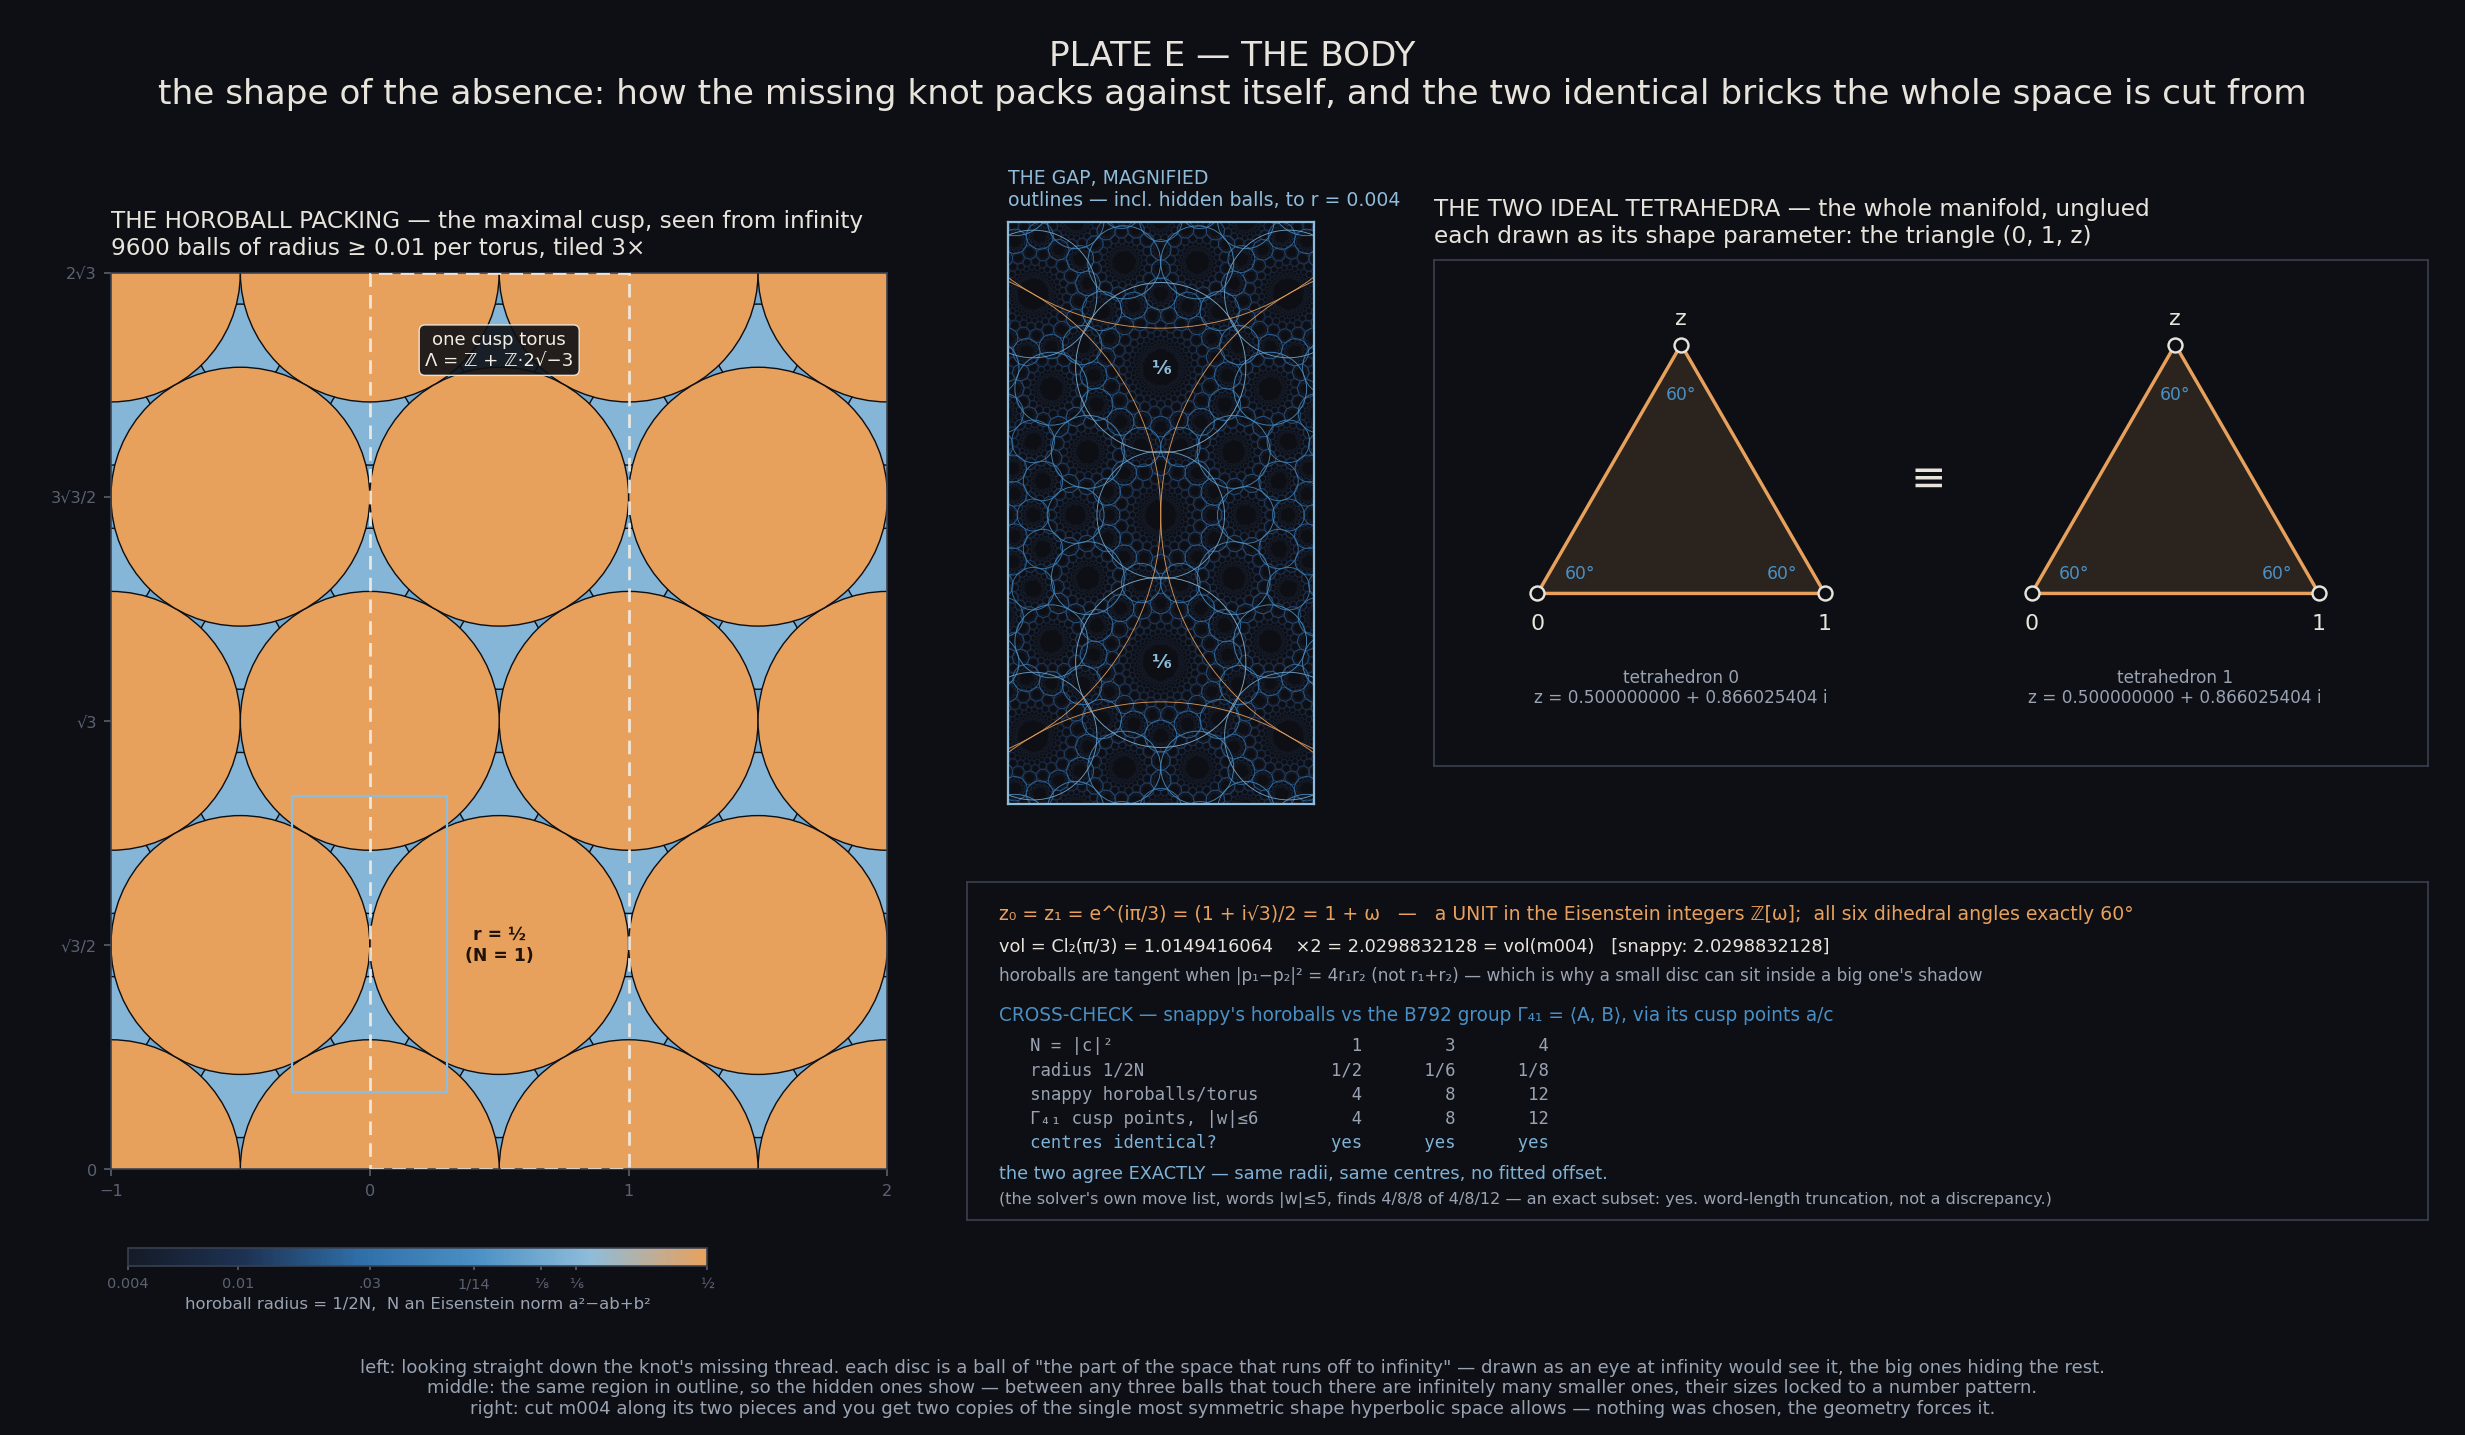

Python code for this plot:
r"""PLATE E — THE BODY.

The actual shape of m004 (the figure-eight knot complement).

  (1) the horoball packing of the MAXIMAL cusp, drawn in the cusp
      lattice Lambda = Z + Z*2sqrt(-3), with a zoom into one gap so the
      cascade of smaller balls is visible.  Source: snappy's
      CuspNeighborhood.horoballs() at maximal displacement.
  (2) the two ideal tetrahedra, as the shape-parameter triangle
      (0, 1, z) in the plane.  Source: M.tetrahedra_shapes('rect').

Everything drawn is computed.  Cross-check: the horoball centres and
radii are re-derived independently from the B792 Riley holonomy group
Gamma_41 = <A, B> that the Maass solver actually uses (hejhal_m004), by
enumerating the cusp points a/c of its group elements.  The two agree
EXACTLY -- same radii 1/(2N), same centres, no fitted offset -- for
every N = |c|^2 <= 4.

NOTE ON A FIXED BUG.  An earlier version of this script reported the
cross-check as FAILING.  That was a torus boundary-identification bug,
not a real disagreement: the two sides reduced points onto the cusp
torus with different conventions, so a centre sitting on the seam was
counted once as x = 0 and once as x = 1 (likewise y = 0 vs y = 2sqrt3).
Identifying the seam -- which is what "torus" means -- makes the two
point sets literally equal.  See CHECK below.

Gate 5-Q.  Visualization only; no claim.
"""
import sys

import matplotlib
matplotlib.use('Agg')
import matplotlib.pyplot as plt
import mpmath
import numpy as np
import snappy
from matplotlib.collections import EllipseCollection
from matplotlib.colors import LinearSegmentedColormap, Normalize

sys.path.insert(0, 'frontier/B792_maass_m004_eigenvalues')
from hejhal_m004 import build_moves, find_cusp_lattice, reduced_words, wmat  # noqa: E402

OUT = 'frontier/B796_coupling_campaign/anatomy'
plt.rcParams['font.family'] = 'DejaVu Sans'
BG = '#0d0f14'
INK = '#e8e4dc'
AMBER = '#e8a15c'
BLUE = '#4a90c4'
RED = '#d64545'
MUTED = '#9aa3b2'
GRID = '#3a4150'

# small balls sink toward the background, big balls burn amber
BALL = LinearSegmentedColormap.from_list(
    'ball', ['#151b28', '#1d3253', '#2f6fa8', '#4a90c4', '#8fbcda', '#e8a15c'])

CUT_MAIN = 0.010        # smallest radius drawn in the wide view
CUT_ZOOM = 0.004        # smallest radius drawn in the zoom (~20 s to fetch)
TOL = 1e-6

# ---------------------------------------------------------------- data
M = snappy.Manifold('m004')
VOL = M.volume()
SHAPES = M.tetrahedra_shapes('rect')
print(f'm004: vol={VOL}  ntet={M.num_tetrahedra()}  cusps={M.num_cusps()}',
      flush=True)
print(f'  solution type: {M.solution_type()}', flush=True)
print(f'  shapes: {SHAPES}', flush=True)

cn = M.cusp_neighborhood()
cn.set_displacement(cn.reach(), 0)          # the MAXIMAL cusp
tr = cn.translations(0)
print(f'  maximal cusp: translations {tr}  area {cn.volume(0)*2}', flush=True)

# snappy hands back the cusp with meridian = i and longitude = 2sqrt3
# (real).  Multiplying the plane by i turns that into exactly the lattice
# used everywhere else in this campaign: Lambda = Z + Z*2sqrt(-3).
TAU, _, _, BAD = find_cusp_lattice()        # from the Maass solver
T2 = TAU.imag                               # 2*sqrt(3) = 3.4641016151
assert BAD == 0
assert abs(abs(complex(tr[0])) - 1.0) < 1e-12
assert abs(float(tr[1].real) - T2) < 1e-9, (tr[1], T2)
assert abs(T2 - 2 * np.sqrt(3)) < 1e-12


def fetch(cut):
    hb = cn.horoballs(cut)
    c = np.array([1j * complex(h['center']) for h in hb])
    r = np.array([float(h['radius']) for h in hb])
    return np.mod(c.real, 1.0), np.mod(c.imag, T2), r, len(hb)


CX, CY, RAD, NMAIN = fetch(CUT_MAIN)
print(f'  {NMAIN} horoballs with r >= {CUT_MAIN};  r_max = {RAD.max()}',
      flush=True)
ZX, ZY, ZR, NZOOM = fetch(CUT_ZOOM)
print(f'  {NZOOM} horoballs with r >= {CUT_ZOOM} (for the zoom)', flush=True)


def tile(cx, cy, rad, xlo, xhi, ylo, yhi):
    """Lattice-translate the fundamental-domain balls over a window.

    The copy range must be wide enough that any ball whose DISC meets
    the window is included -- the largest radius is 1/2, so centres up
    to 1/2 outside the window still put ink in it.  Too narrow a range
    leaves unfilled shelves at the edges.
    """
    pad = rad.max() + 1e-9
    m0, m1 = int(np.floor(xlo - pad)) - 1, int(np.ceil(xhi + pad)) + 1
    k0, k1 = int(np.floor((ylo - pad) / T2)) - 1, int(np.ceil((yhi + pad) / T2)) + 1
    px, py, pr = [], [], []
    for m in range(m0, m1 + 1):
        for k in range(k0, k1 + 1):
            X, Y = cx + m, cy + k * T2
            keep = ((X + rad > xlo) & (X - rad < xhi)
                    & (Y + rad > ylo) & (Y - rad < yhi))
            px.append(X[keep])
            py.append(Y[keep])
            pr.append(rad[keep])
    px, py, pr = (np.concatenate(a) for a in (px, py, pr))
    o = np.argsort(pr)          # ascending: big balls drawn last, on top
    return px[o], py[o], pr[o]


# ---- independent re-derivation from the B792 group -------------------
# The horoball at the cusp point a/c is the image of the horoball at
# infinity under an element [[a, b], [c, d]] of Gamma_41, and has
# Euclidean radius 1/(2|c|^2).  So: enumerate the group's cusp points.
#
# Both sides are reduced onto the cusp torus with the SAME convention,
# including the seam: a coordinate within TOL of the period is snapped
# to 0.  Without that, points on the seam are double-counted and the
# comparison spuriously fails.

def key(p):
    x = float(np.mod(p.real, 1.0))
    y = float(np.mod(p.imag, T2))
    if min(x, 1.0 - x) < TOL:
        x = 0.0
    if min(y, T2 - y) < TOL:
        y = 0.0
    return (round(x, 6), round(y, 6))


def group_cusps(maxlen, cmax=2.3):
    d = {}
    for w in reduced_words(maxlen):
        Mx = wmat(w)
        c = Mx[1, 0]
        if abs(c) < 1e-12 or abs(c) > cmax:
            continue
        d.setdefault(int(round(abs(c) ** 2)), set()).add(key(complex(Mx[0, 0] / c)))
    return d


snap = {}
for x, y, r in zip(CX, CY, RAD):
    snap.setdefault(int(round(1.0 / (2.0 * r))), set()).add(key(complex(x, y)))

GRP = group_cusps(6)                       # words of length <= 6
NS = [1, 3, 4]                             # the norms with |c| <= 2.2
CHECK = []
for n in NS:
    g, s = GRP.get(n, set()), snap.get(n, set())
    CHECK.append((n, len(s), len(g), g == s))
    print(f'  N=|c|^2={n}: radius 1/{2*n}  snappy {len(s)} centres, '
          f'group {len(g)} centres, identical={g == s}', flush=True)
ALL_OK = all(c[3] for c in CHECK)

# the solver's OWN move list (words of length <= 5) is an exact subset:
# word-length truncation finds only 8 of the 12 norm-4 cusps.
bm = {}
for Mx in build_moves():
    a, _ = Mx[0]
    c, _ = Mx[1]
    bm.setdefault(int(round(abs(c) ** 2)), set()).add(key(complex(a / c)))
BM = [(n, len(bm.get(n, set()))) for n in NS]
BM_SUB = all(bm.get(n, set()) <= snap.get(n, set()) for n in NS)
print(f'  build_moves() (|w|<=5): {BM}  exact subset of snappy: {BM_SUB}',
      flush=True)

# every radius is 1/(2N) for N an Eisenstein norm a^2 - ab + b^2
EIS = {a * a - a * b + b * b for a in range(-80, 81) for b in range(-80, 81)}
uradii = sorted(set(np.round(RAD, 12)))[::-1]
NORMS = [int(round(1 / (2 * r))) for r in uradii]
assert all(abs(1 / (2 * r) - round(1 / (2 * r))) < 1e-7 for r in uradii)
assert all(n in EIS for n in NORMS)
print(f'  {len(uradii)} distinct radii, all of the form 1/(2N) with N an '
      f'Eisenstein norm; N up to {max(NORMS)}', flush=True)

# the regular ideal tetrahedron: z = exp(i pi/3), vol = Cl_2(pi/3)
Z_REG = np.exp(1j * np.pi / 3)
assert all(abs(complex(z) - Z_REG) < 1e-9 for z in SHAPES)
CL2 = float(mpmath.clsin(2, mpmath.pi / 3))                 # 1.0149416064...
LOB = float(3 * (mpmath.clsin(2, 2 * mpmath.pi / 3) / 2))   # 3*Lambda(pi/3)
assert abs(CL2 - LOB) < 1e-12, (CL2, LOB)
assert abs(2 * CL2 - VOL) < 1e-9, (2 * CL2, VOL)
print(f'  Cl2(pi/3) = {CL2!r}   2*Cl2(pi/3) = {2*CL2!r}   snappy vol = {VOL}',
      flush=True)

# ---- the gap we zoom into --------------------------------------------
# Three radius-1/2 balls at (0,0), (1/2, sqrt3/2), (-1/2, sqrt3/2) are
# mutually tangent, and the radius-1/6 ball at (0, 1/sqrt3) is inscribed
# in the curvilinear triangle they leave.  Horoballs at p1, p2 with
# radii r1, r2 are tangent exactly when |p1 - p2|^2 = 4 r1 r2 (NOT
# r1 + r2 -- which is why small discs may sit inside big ones' shadows).
# The zoom strip holds TWO such gaps: the up-pointing triangle cut by
# (0,0), (1/2, sqrt3/2), (-1/2, sqrt3/2) with the r=1/6 ball at
# (0, 1/sqrt3), and the down-pointing one cut by (1/2, sqrt3/2),
# (-1/2, sqrt3/2), (0, sqrt3) with the r=1/6 ball at (0, 2/sqrt3).
TRI = [([(0.0, 0.0), (0.5, T2 / 4), (-0.5, T2 / 4)], (0.0, 1 / np.sqrt(3))),
       ([(0.5, T2 / 4), (-0.5, T2 / 4), (0.0, T2 / 2)], (0.0, 2 / np.sqrt(3)))]
for big, ins in TRI:
    for i, p in enumerate(big):
        for q in big[i + 1:]:
            d2 = (p[0] - q[0]) ** 2 + (p[1] - q[1]) ** 2
            assert abs(d2 - 4 * 0.5 * 0.5) < 1e-9, (p, q, d2)
        d2 = (p[0] - ins[0]) ** 2 + (p[1] - ins[1]) ** 2
        assert abs(d2 - 4 * 0.5 * (1 / 6)) < 1e-9, (p, ins, d2)
    # the inscribed ball must really be one of snappy's r=1/6 horoballs
    assert key(complex(*ins)) in snap[3], ins
print('  gap geometry verified: 2 triangles of mutually tangent r=1/2 balls, '
      'each with an r=1/6 ball inscribed (and present in snappy\'s list)',
      flush=True)

# a tall strip containing both triangles
ZXL, ZXH = -0.30, 0.30
ZYL, ZYH = 0.30, 1.44

# ------------------------------------------------------------- figure
XLO, XHI = -1.0, 2.0
YLO, YHI = 0.0, T2
px, py, pr = tile(CX, CY, RAD, XLO, XHI, YLO, YHI)
qx, qy, qr = tile(ZX, ZY, ZR, ZXL, ZXH, ZYL, ZYH)
print(f'  drawing {len(pr)} discs (wide) + {len(qr)} discs (zoom)', flush=True)

fig = plt.figure(figsize=(17.0, 9.9), facecolor=BG)
gs = fig.add_gridspec(2, 3, width_ratios=[1.0, 0.50, 1.28],
                      height_ratios=[1.0, 0.58],
                      left=0.045, right=0.985, top=0.845, bottom=0.150,
                      wspace=0.11, hspace=0.17)

NRM = Normalize(np.log10(CUT_ZOOM), np.log10(0.5))


def draw_outlines(axis, bx, by, br):
    """Every horoball as a bare circle -- including the hidden ones.

    At the MAXIMAL cusp the shadows of the r >= 1/6 balls already cover
    essentially the whole plane (4 x pi/4 + 8 x pi/36 = 3.84 against a
    torus of area 2sqrt3 = 3.46), so the filled, occlusion-correct view
    cannot show anything smaller: the cascade is really there, it is
    just underneath.  Drawing boundary circles instead of fills is the
    usual horoball-diagram convention and exposes it.  This panel is a
    diagram of the SET of horoballs, not a photograph of it.
    """
    axis.add_collection(EllipseCollection(
        2 * br, 2 * br, np.zeros_like(br), units='xy',
        offsets=np.column_stack([bx, by]), offset_transform=axis.transData,
        facecolors='none', edgecolors=BALL(NRM(np.log10(br))),
        linewidths=0.45, alpha=0.9))


def draw_balls(axis, bx, by, br, rim_above):
    """Fill discs in ascending radius so big ones occlude small ones.

    Edges must ride on the SAME collection as the fill: a separate rim
    pass would paint outlines of hidden balls through the discs in
    front of them.
    """
    colr = BALL(NRM(np.log10(br)))
    sel_small = br <= rim_above
    for sel, ec, lw in ((sel_small, 'none', 0.0), (~sel_small, '#0d0f14', 0.7)):
        if not sel.any():
            continue
        axis.add_collection(EllipseCollection(
            2 * br[sel], 2 * br[sel], np.zeros_like(br[sel]), units='xy',
            offsets=np.column_stack([bx[sel], by[sel]]),
            offset_transform=axis.transData, facecolors=colr[sel],
            edgecolors=ec, linewidths=lw))


# ---------------- (1) THE HOROBALL PACKING ----------------
ax = fig.add_subplot(gs[:, 0])
ax.set_facecolor(BG)
draw_balls(ax, px, py, pr, 0.045)

ax.add_patch(plt.Rectangle((0, 0), 1, T2, fill=False, ec='#f2ede3', lw=1.35,
                           ls=(0, (5, 3)), zorder=7, alpha=0.92))
ax.annotate('one cusp torus\nΛ = ℤ + ℤ·2√−3', xy=(0.5, T2 - 0.30),
            color='#f2ede3', fontsize=9.0, ha='center', va='center', zorder=8,
            bbox=dict(boxstyle='round,pad=0.32', fc='#0d0f14', ec='#f2ede3',
                      lw=0.7, alpha=0.9))
ax.annotate('r = ½\n(N = 1)', xy=(0.5, T2 / 4), color='#20130a', fontsize=8.6,
            ha='center', va='center', zorder=9, weight='bold')

ax.set_xlim(XLO, XHI)
ax.set_ylim(YLO, YHI)
ax.set_aspect('equal')
ax.set_xticks([-1, 0, 1, 2])
ax.set_yticks([0, T2 / 4, T2 / 2, 3 * T2 / 4, T2])
ax.set_yticklabels(['0', '√3/2', '√3', '3√3/2', '2√3'])
ax.tick_params(colors='#5a6272', labelsize=8)
for s in ax.spines.values():
    s.set_color(GRID)
ax.set_title('THE HOROBALL PACKING — the maximal cusp, seen from infinity\n'
             f'{NMAIN} balls of radius ≥ {CUT_MAIN} per torus, tiled 3×',
             color=INK, fontsize=11.5, pad=9, loc='left')

# mark on the wide view where the zoom panel comes from
ax.add_patch(plt.Rectangle((ZXL, ZYL), ZXH - ZXL, ZYH - ZYL, fill=False,
                           ec='#8fbcda', lw=1.1, zorder=8))

# ---------------- THE ZOOM ----------------
axz = fig.add_subplot(gs[0, 1])
axz.set_facecolor(BG)
draw_outlines(axz, qx, qy, qr)
for _, ins in TRI:
    axz.annotate('⅙', xy=ins, color='#8fbcda', fontsize=9.5, ha='center',
                 va='center', weight='bold', zorder=9)
axz.set_xlim(ZXL, ZXH)
axz.set_ylim(ZYL, ZYH)
axz.set_aspect('equal')
axz.set_xticks([])
axz.set_yticks([])
for s in axz.spines.values():
    s.set_color('#8fbcda')
    s.set_linewidth(1.1)
axz.set_title('THE GAP, MAGNIFIED\n'
              f'outlines — incl. hidden balls, to r = {CUT_ZOOM}',
              color='#8fbcda', fontsize=9.4, pad=8, loc='left')

cax = fig.add_axes([0.052, 0.118, 0.235, 0.0125])
sm = plt.cm.ScalarMappable(norm=NRM, cmap=BALL)
cb = fig.colorbar(sm, cax=cax, orientation='horizontal')
cb.set_ticks(np.log10([0.5, 1 / 6, 1 / 8, 1 / 14, 0.03, CUT_MAIN, CUT_ZOOM]))
cb.set_ticklabels(['½', '⅙', '⅛', '1/14', '.03', f'{CUT_MAIN}', f'{CUT_ZOOM}'])
cb.ax.tick_params(colors='#5a6272', labelsize=7.2, length=2)
cb.outline.set_edgecolor(GRID)
cb.set_label('horoball radius = 1/2N,  N an Eisenstein norm a²−ab+b²',
             color=MUTED, fontsize=8.2, labelpad=3)

# ---------------- (2) THE TWO IDEAL TETRAHEDRA ----------------
axt = fig.add_subplot(gs[0, 2])
axt.set_facecolor(BG)
for j, (z, dx) in enumerate([(complex(SHAPES[0]), 0.0),
                             (complex(SHAPES[1]), 1.72)]):
    xs = np.array([0.0, 1.0, z.real]) + dx
    ys = np.array([0.0, 0.0, z.imag])
    axt.fill(xs, ys, color=AMBER, alpha=0.14, zorder=1)
    axt.plot(np.append(xs, xs[0]), np.append(ys, ys[0]), color=AMBER,
             lw=1.7, zorder=3)
    axt.scatter(xs, ys, s=48, facecolors=BG, edgecolors=INK, linewidths=1.2,
                zorder=5)
    for xx, yy, lab, va, off in [(xs[0], ys[0], '0', 'top', -10),
                                 (xs[1], ys[1], '1', 'top', -10),
                                 (xs[2], ys[2], 'z', 'bottom', 8)]:
        axt.annotate(lab, (xx, yy), color=INK, fontsize=11, ha='center',
                     va=va, xytext=(0, off), textcoords='offset points')
    # the three interior angles of (0, 1, z) = the dihedral angles
    a0 = np.degrees(np.angle(z))
    a1 = np.degrees(np.pi - np.angle(z - 1))
    a2 = 180.0 - a0 - a1
    for xx, yy, ang, ox, oy in [(xs[0], ys[0], a0, 21, 10),
                                (xs[1], ys[1], a1, -21, 10),
                                (xs[2], ys[2], a2, 0, -25)]:
        axt.annotate(f'{ang:.0f}°', (xx, yy), color=BLUE, fontsize=8.6,
                     ha='center', va='center', xytext=(ox, oy),
                     textcoords='offset points')
    axt.annotate(f'tetrahedron {j}\nz = {z.real:.9f} + {z.imag:.9f} i',
                 (dx + 0.5, -0.26), color=MUTED, fontsize=8.4, ha='center',
                 va='top')
axt.annotate('≡', (1.36, 0.40), color=INK, fontsize=21, ha='center',
             va='center')
axt.set_xlim(-0.36, 3.10)
axt.set_ylim(-0.60, 1.16)
axt.set_aspect('equal')
axt.set_xticks([])
axt.set_yticks([])
for s in axt.spines.values():
    s.set_color(GRID)
axt.set_title('THE TWO IDEAL TETRAHEDRA — the whole manifold, unglued\n'
              'each drawn as its shape parameter: the triangle (0, 1, z)',
              color=INK, fontsize=11.5, pad=9, loc='left')

# ---------------- the numbers ----------------
axn = fig.add_subplot(gs[1, 1:])
axn.set_facecolor(BG)
axn.set_xticks([])
axn.set_yticks([])
for s in axn.spines.values():
    s.set_color(GRID)

y = [0.935]


def line(txt, c=INK, fs=9.0, dy=0.098, x=0.022, mono=False):
    axn.text(x, y[0], txt, color=c, fontsize=fs, transform=axn.transAxes,
             va='top', family='DejaVu Sans Mono' if mono else 'DejaVu Sans')
    y[0] -= dy


# line budget: the dy's below must sum to well under 1.0 or the last
# lines fall out of the panel box.
line('z₀ = z₁ = e^(iπ/3) = (1 + i√3)/2 = 1 + ω   —   a UNIT in the Eisenstein '
     'integers ℤ[ω];  all six dihedral angles exactly 60°', AMBER, 9.4, 0.098)
line(f'vol = Cl₂(π/3) = {CL2:.10f}    ×2 = {2*CL2:.10f} = vol(m004)   '
     f'[snappy: {VOL}]', INK, 8.8, 0.088)
line('horoballs are tangent when |p₁−p₂|² = 4r₁r₂ (not r₁+r₂) — which is why a '
     'small disc can sit inside a big one\'s shadow', MUTED, 8.4, 0.115)
line('CROSS-CHECK — snappy\'s horoballs vs the B792 group Γ₄₁ = ⟨A, B⟩, via its '
     'cusp points a/c', BLUE, 9.2, 0.092)
line('   N = |c|²                 ' + '  '.join(f'{c[0]:>7d}' for c in CHECK),
     MUTED, 8.6, 0.072, mono=True)
line('   radius 1/2N              ' + '  '.join(f'{"1/%d" % (2*c[0]):>7s}'
                                                for c in CHECK),
     MUTED, 8.6, 0.072, mono=True)
line('   snappy horoballs/torus   ' + '  '.join(f'{c[1]:>7d}' for c in CHECK),
     MUTED, 8.6, 0.072, mono=True)
line('   Γ₄₁ cusp points, |w|≤6   ' + '  '.join(f'{c[2]:>7d}' for c in CHECK),
     MUTED, 8.6, 0.072, mono=True)
line('   centres identical?       ' + '  '.join(
    f'{("yes" if c[3] else "NO"):>7s}' for c in CHECK),
    '#7fb2d6' if ALL_OK else RED, 8.6, 0.092, mono=True)
line('the two agree EXACTLY — same radii, same centres, no fitted offset.'
     if ALL_OK else 'MISMATCH — see stdout', '#7fb2d6' if ALL_OK else RED,
     8.8, 0.078)
line(f'(the solver\'s own move list, words |w|≤5, finds '
     f'{"/".join(str(b[1]) for b in BM)} of {"/".join(str(c[1]) for c in CHECK)}'
     f' — an exact subset: {"yes" if BM_SUB else "no"}. word-length truncation,'
     ' not a discrepancy.)', MUTED, 8.0, 0.0)

fig.suptitle('PLATE E — THE BODY\n'
             'the shape of the absence: how the missing knot packs against '
             'itself, and the two identical bricks the whole space is cut from',
             color=INK, fontsize=17, y=0.972, ha='center')
fig.text(0.5, 0.012,
         'left: looking straight down the knot\'s missing thread. each disc is a '
         'ball of "the part of the space that runs off to infinity" — drawn as an '
         'eye at infinity would see it, the big ones hiding the rest.\n'
         'middle: the same region in outline, so the hidden ones show — between '
         'any three balls that touch there are infinitely many smaller ones, '
         'their sizes locked to a number pattern.\n'
         'right: cut m004 along its two pieces and you get two copies of the '
         'single most symmetric shape hyperbolic space allows — nothing was '
         'chosen, the geometry forces it.',
         color=MUTED, fontsize=9.0, ha='center', va='bottom')

fig.savefig(f'{OUT}/plate_E_body.png', dpi=145, facecolor=BG)
plt.close(fig)
print('saved plate E', flush=True)
